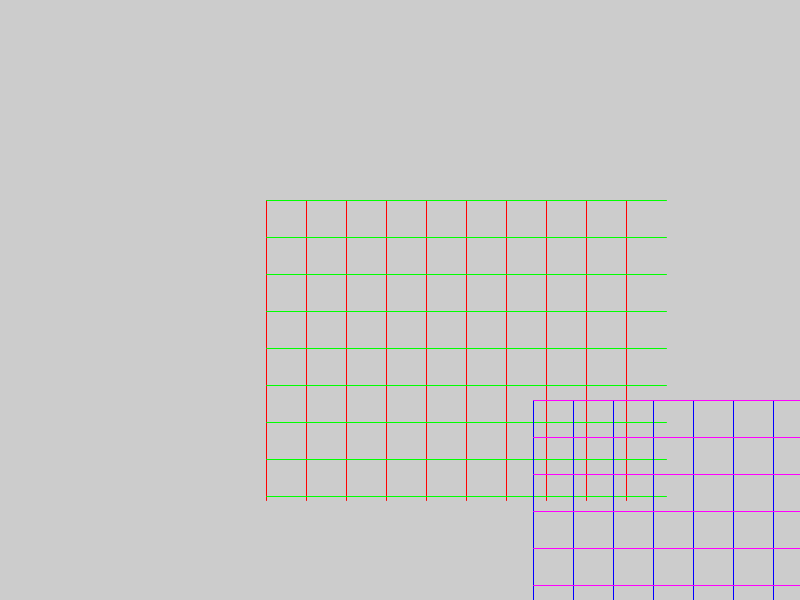
Frame 1 (no input)
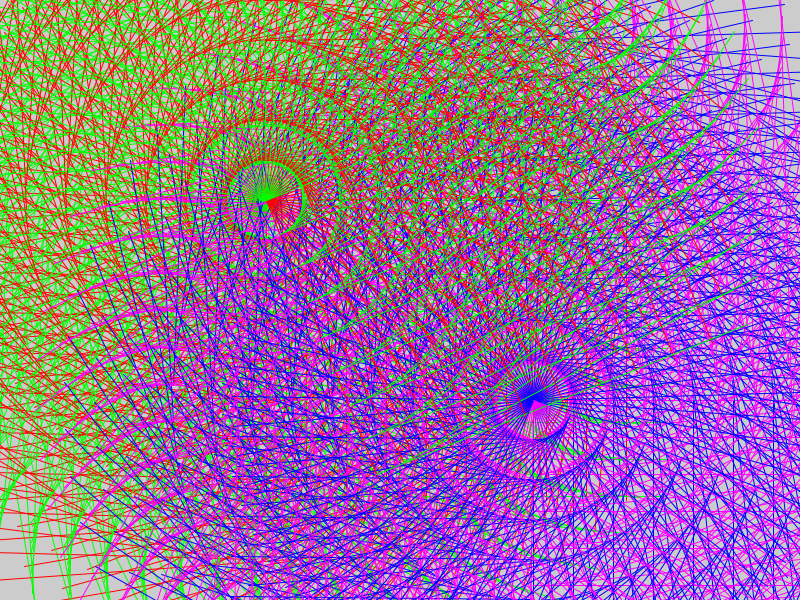
Frame 60 (the mouse pressed at the canvas centre just before this capture)
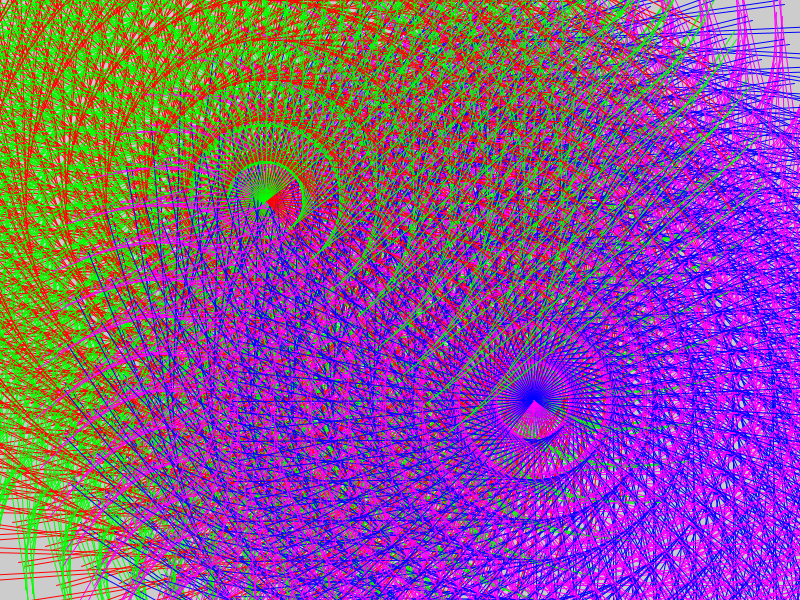
Frame 120 (the mouse held since frame 60 and released just before this capture)

The Processing sketch that drew these frames (run headless with seeded random() and noise(); from frame 60 on, the mouse is pressed at the canvas centre):

// Processing sketch: TranslateRotateMatrix
// ── TranslateRotateMatrix.pde
//set up the variables for the number of lines in the rotating grids
int verticalLines = 10;
int horizontalLines = 8;
//set up the initial angle of rotation
float angle = 0.0;

void setup(){
  //set up the size of the window
  size(800, 600);
}

void draw(){
  //start with the first rotation:
  //push out the coordinate matrix to separate it from the main sketch coordinates
  pushMatrix();
  //move it over to the top left 3rd of the window
  translate(width/3, height/3);
  //rotate the matrix by the angle (in radians)
  rotate(angle);
  // draw a grid using the "for" loop
  // making the grid be half the size of the window
  // start with vertical lines along the X axis
  for(int x = 0; x < width/2; x+=width/2/verticalLines ){
    stroke(255, 0, 0); //make them red
    line( x, 0, x, height/2 );
  }
  // then the horizontal lines along the Y axis
  for(int y = 0; y < height/2; y+=height/2/horizontalLines ){
    stroke(0, 255, 0);//make them green
    line( 0, y, width/2, y );
  }
  //done with grid - pop the coordinate matrix back to 0, 0 point
  popMatrix();
  
  //move on to the second rotation:
  //push out the coordinate matrix to separate it from the main sketch coordinates
  pushMatrix();
  //move it over to the bottom right 3rd of the window (2/3 width, 2/3 height)
  translate(2*width/3, 2*height/3);
  //rotate it in the opposite direction by the same angle
  rotate(-angle);
  // draw another grid using the "for" loop
  // making the grid be half the size of the window
  // start with vertical lines along the X axis
  for(int x = 0; x < width/2; x+=width/2/verticalLines ){
    stroke(0, 0, 255);//make them blue
    line( x, 0, x, height/2 );
  }
  // then the horizontal lines along the Y axis
  for(int y = 0; y < height/2; y+=height/2/horizontalLines ){
    stroke(255, 0, 255);//make them purple
    line( 0, y, width/2, y );
  }
  //done with this grid as well - pop the coordinate matrix back to 0, 0 point
  popMatrix();
  
  // increase the angle of rotation
  angle += 0.1;
}
